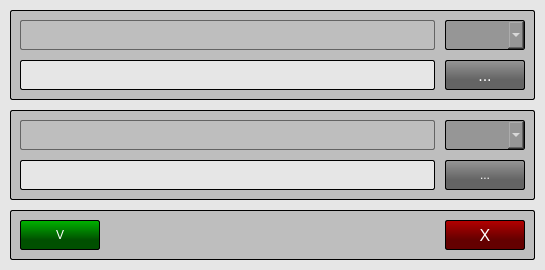
<?xml version="1.0" encoding="UTF-8"?>
<ui version="4.0">
 <class>ChooseFilesWindow</class>
 <widget class="QWidget" name="ChooseFilesWindow">
  <property name="windowModality">
   <enum>Qt::ApplicationModal</enum>
  </property>
  <property name="geometry">
   <rect>
    <x>0</x>
    <y>0</y>
    <width>545</width>
    <height>270</height>
   </rect>
  </property>
  <property name="minimumSize">
   <size>
    <width>545</width>
    <height>270</height>
   </size>
  </property>
  <property name="maximumSize">
   <size>
    <width>545</width>
    <height>270</height>
   </size>
  </property>
  <property name="contextMenuPolicy">
   <enum>Qt::NoContextMenu</enum>
  </property>
  <property name="windowTitle">
   <string>Open files</string>
  </property>
  <property name="windowIcon">
   <iconset resource="../../res/Res.qrc">
    <normaloff>:/images/images/application-icon.png</normaloff>:/images/images/application-icon.png</iconset>
  </property>
  <property name="styleSheet">
   <string notr="true">QWidget {
	background-color: rgb(230, 230, 230);
}
</string>
  </property>
  <widget class="QFrame" name="frame1">
   <property name="geometry">
    <rect>
     <x>10</x>
     <y>10</y>
     <width>525</width>
     <height>90</height>
    </rect>
   </property>
   <property name="contextMenuPolicy">
    <enum>Qt::NoContextMenu</enum>
   </property>
   <property name="styleSheet">
    <string notr="true">QFrame {
	background-color: rgb(190, 190, 190);
	
	border: 1px solid  rgb(0, 0, 0);
	border-radius: 2px;
}
</string>
   </property>
   <property name="frameShape">
    <enum>QFrame::StyledPanel</enum>
   </property>
   <property name="frameShadow">
    <enum>QFrame::Sunken</enum>
   </property>
   <property name="lineWidth">
    <number>5</number>
   </property>
   <property name="midLineWidth">
    <number>2</number>
   </property>
   <widget class="QLineEdit" name="sourcePathEdit">
    <property name="geometry">
     <rect>
      <x>10</x>
      <y>50</y>
      <width>415</width>
      <height>30</height>
     </rect>
    </property>
    <property name="focusPolicy">
     <enum>Qt::ClickFocus</enum>
    </property>
    <property name="styleSheet">
     <string notr="true">QLineEdit {
	font: 10pt &quot;Liberation Mono&quot;;
	color: rgb(20, 20, 20);

	background-color: rgb(230, 230, 230);

	border: 1px solid  rgb(0, 0, 0);
	border-radius: 2px;
}
</string>
    </property>
    <property name="text">
     <string/>
    </property>
    <property name="readOnly">
     <bool>true</bool>
    </property>
   </widget>
   <widget class="QLabel" name="sourcePathLabel">
    <property name="geometry">
     <rect>
      <x>10</x>
      <y>10</y>
      <width>415</width>
      <height>30</height>
     </rect>
    </property>
    <property name="contextMenuPolicy">
     <enum>Qt::NoContextMenu</enum>
    </property>
    <property name="styleSheet">
     <string notr="true">QLabel {
	font: 75 11pt &quot;Liberation Sans&quot;;
	color: rgb(20, 20, 20);

	border: 1px solid  rgb(100, 100, 100);
	border-radius: 2px;
}
</string>
    </property>
    <property name="text">
     <string/>
    </property>
   </widget>
   <widget class="QPushButton" name="sourcePathButton">
    <property name="enabled">
     <bool>true</bool>
    </property>
    <property name="geometry">
     <rect>
      <x>435</x>
      <y>50</y>
      <width>80</width>
      <height>30</height>
     </rect>
    </property>
    <property name="font">
     <font>
      <family>Liberation Sans</family>
      <pointsize>12</pointsize>
      <weight>9</weight>
      <italic>false</italic>
      <bold>false</bold>
     </font>
    </property>
    <property name="focusPolicy">
     <enum>Qt::StrongFocus</enum>
    </property>
    <property name="contextMenuPolicy">
     <enum>Qt::NoContextMenu</enum>
    </property>
    <property name="styleSheet">
     <string notr="true">QPushButton {
	font: 75 12pt &quot;Liberation Sans&quot;;
	color: rgb(255, 255, 255);

	background-color: qlineargradient(x1: 0, y1: 0, x2: 0, y2: 0.67,  stop: 0 rgb(150,150, 150), stop: 1 rgb(100, 100, 100));

	border: 1px solid  rgb(0, 0, 0);
	border-radius: 2px;
}

QPushButton:hover {
	background-color: qlineargradient(x1: 0, y1: 0, x2: 0, y2: 0.67,  stop: 0 rgb(180,180, 180), stop: 1 rgb(120, 120, 120));
}

QPushButton:disabled {
	background-color: rgb(150, 150, 150);
}
</string>
    </property>
    <property name="text">
     <string>...</string>
    </property>
   </widget>
   <widget class="CustomComboBox" name="sourceLanguageComboBox">
    <property name="enabled">
     <bool>true</bool>
    </property>
    <property name="geometry">
     <rect>
      <x>435</x>
      <y>10</y>
      <width>80</width>
      <height>30</height>
     </rect>
    </property>
    <property name="contextMenuPolicy">
     <enum>Qt::NoContextMenu</enum>
    </property>
    <property name="autoFillBackground">
     <bool>false</bool>
    </property>
    <property name="styleSheet">
     <string notr="true">QComboBox {
	font: 75 12pt &quot;Liberation Sans&quot;;
	color: rgb(255, 255, 255);

	background-color: rgb(150, 150, 150);

	border: 1px solid  rgb(0, 0, 0);
	border-radius: 2px;
}

QComboBox:hover {
	background-color: rgb(160, 160, 160);
}

QComboBox:disabled {
	background-color: rgb(190, 190, 190);
}
</string>
    </property>
    <property name="currentText">
     <string/>
    </property>
    <property name="maxCount">
     <number>100</number>
    </property>
    <property name="frame">
     <bool>true</bool>
    </property>
   </widget>
  </widget>
  <widget class="QFrame" name="frame2">
   <property name="geometry">
    <rect>
     <x>10</x>
     <y>110</y>
     <width>525</width>
     <height>90</height>
    </rect>
   </property>
   <property name="contextMenuPolicy">
    <enum>Qt::NoContextMenu</enum>
   </property>
   <property name="styleSheet">
    <string notr="true">QFrame {
	background-color: rgb(190, 190, 190);
	
	border: 1px solid  rgb(0, 0, 0);
	border-radius: 2px;
}
</string>
   </property>
   <property name="frameShape">
    <enum>QFrame::StyledPanel</enum>
   </property>
   <property name="frameShadow">
    <enum>QFrame::Sunken</enum>
   </property>
   <property name="lineWidth">
    <number>5</number>
   </property>
   <property name="midLineWidth">
    <number>2</number>
   </property>
   <widget class="QLabel" name="targetPathLabel">
    <property name="geometry">
     <rect>
      <x>10</x>
      <y>10</y>
      <width>415</width>
      <height>30</height>
     </rect>
    </property>
    <property name="contextMenuPolicy">
     <enum>Qt::NoContextMenu</enum>
    </property>
    <property name="styleSheet">
     <string notr="true">QLabel {
	font: 75 11pt &quot;Liberation Sans&quot;;
	color: rgb(20, 20, 20);

	border: 1px solid  rgb(100, 100, 100);
	border-radius: 2px;
}</string>
    </property>
   </widget>
   <widget class="QLineEdit" name="targetPathEdit">
    <property name="geometry">
     <rect>
      <x>10</x>
      <y>50</y>
      <width>415</width>
      <height>30</height>
     </rect>
    </property>
    <property name="focusPolicy">
     <enum>Qt::ClickFocus</enum>
    </property>
    <property name="styleSheet">
     <string notr="true">QLineEdit {
	font: 10pt &quot;Liberation Mono&quot;;
	color: rgb(20, 20, 20);

	background-color: rgb(230, 230, 230);

	border: 1px solid  rgb(0, 0, 0);
	border-radius: 2px;
}
</string>
    </property>
    <property name="text">
     <string/>
    </property>
    <property name="readOnly">
     <bool>true</bool>
    </property>
   </widget>
   <widget class="QPushButton" name="targetPathButton">
    <property name="enabled">
     <bool>true</bool>
    </property>
    <property name="geometry">
     <rect>
      <x>435</x>
      <y>50</y>
      <width>80</width>
      <height>30</height>
     </rect>
    </property>
    <property name="focusPolicy">
     <enum>Qt::StrongFocus</enum>
    </property>
    <property name="contextMenuPolicy">
     <enum>Qt::NoContextMenu</enum>
    </property>
    <property name="styleSheet">
     <string notr="true">QPushButton {
	font: 75 12pt &quot;Liberation Sans&quot;;
	color: rgb(255, 255, 255);

	background-color: qlineargradient(x1: 0, y1: 0, x2: 0, y2: 0.67,  stop: 0 rgb(150,150, 150), stop: 1 rgb(100, 100, 100));

	border: 1px solid  rgb(0, 0, 0);
	border-radius: 2px;
}

QPushButton:hover {
	background-color: qlineargradient(x1: 0, y1: 0, x2: 0, y2: 0.67,  stop: 0 rgb(180,180, 180), stop: 1 rgb(120, 120, 120));
}

QPushButton:disabled {
	background-color: rgb(150, 150, 150);
}
</string>
    </property>
    <property name="text">
     <string>...</string>
    </property>
   </widget>
   <widget class="CustomComboBox" name="targetLanguageComboBox">
    <property name="enabled">
     <bool>true</bool>
    </property>
    <property name="geometry">
     <rect>
      <x>435</x>
      <y>10</y>
      <width>80</width>
      <height>30</height>
     </rect>
    </property>
    <property name="contextMenuPolicy">
     <enum>Qt::NoContextMenu</enum>
    </property>
    <property name="autoFillBackground">
     <bool>false</bool>
    </property>
    <property name="styleSheet">
     <string notr="true">QComboBox {
	font: 75 12pt &quot;Liberation Sans&quot;;
	color: rgb(255, 255, 255);

	background-color: rgb(150, 150, 150);

	border: 1px solid  rgb(0, 0, 0);
	border-radius: 2px;
}

QComboBox:hover {
	background-color: rgb(160, 160, 160);
}

QComboBox:disabled {
	background-color: rgb(190, 190, 190);
}

QComboBox::down-arrow {
}
</string>
    </property>
    <property name="currentText">
     <string/>
    </property>
    <property name="maxCount">
     <number>100</number>
    </property>
    <property name="frame">
     <bool>true</bool>
    </property>
   </widget>
  </widget>
  <widget class="QFrame" name="frame3">
   <property name="enabled">
    <bool>true</bool>
   </property>
   <property name="geometry">
    <rect>
     <x>10</x>
     <y>210</y>
     <width>525</width>
     <height>50</height>
    </rect>
   </property>
   <property name="contextMenuPolicy">
    <enum>Qt::NoContextMenu</enum>
   </property>
   <property name="styleSheet">
    <string notr="true">QFrame {
	background-color: rgb(190, 190, 190);
	
	border: 1px solid  rgb(0, 0, 0);
	border-radius: 2px;
}
</string>
   </property>
   <property name="frameShape">
    <enum>QFrame::StyledPanel</enum>
   </property>
   <property name="frameShadow">
    <enum>QFrame::Sunken</enum>
   </property>
   <property name="lineWidth">
    <number>5</number>
   </property>
   <property name="midLineWidth">
    <number>2</number>
   </property>
   <widget class="QPushButton" name="cancelButton">
    <property name="enabled">
     <bool>true</bool>
    </property>
    <property name="geometry">
     <rect>
      <x>435</x>
      <y>10</y>
      <width>80</width>
      <height>30</height>
     </rect>
    </property>
    <property name="font">
     <font>
      <family>Liberation Sans</family>
      <pointsize>12</pointsize>
      <weight>9</weight>
      <italic>false</italic>
      <bold>false</bold>
     </font>
    </property>
    <property name="focusPolicy">
     <enum>Qt::StrongFocus</enum>
    </property>
    <property name="contextMenuPolicy">
     <enum>Qt::NoContextMenu</enum>
    </property>
    <property name="styleSheet">
     <string notr="true">QPushButton {
	font: 75 12pt &quot;Liberation Sans&quot;;
	color: rgb(255, 255, 255);

	background-color: qlineargradient(x1: 0, y1: 0, x2: 0, y2: 0.67,  stop: 0 rgb(180, 0, 0), stop: 1 rgb(100, 0, 0));

	border: 1px solid  rgb(0, 0, 0);
	border-radius: 2px;
}

QPushButton:hover {
	background-color: qlineargradient(x1: 0, y1: 0, x2: 0, y2: 0.67,  stop: 0 rgb(220, 0, 0), stop: 1 rgb(130, 0, 0));
}

QPushButton:disabled {
	background-color: rgb(180, 150, 150);
}
</string>
    </property>
    <property name="text">
     <string>X</string>
    </property>
   </widget>
   <widget class="QPushButton" name="okButton">
    <property name="enabled">
     <bool>true</bool>
    </property>
    <property name="geometry">
     <rect>
      <x>10</x>
      <y>10</y>
      <width>80</width>
      <height>30</height>
     </rect>
    </property>
    <property name="focusPolicy">
     <enum>Qt::StrongFocus</enum>
    </property>
    <property name="contextMenuPolicy">
     <enum>Qt::NoContextMenu</enum>
    </property>
    <property name="styleSheet">
     <string notr="true">QPushButton {
	font: 75 12pt &quot;Liberation Sans&quot;;
	color: rgb(255, 255, 255);

	background-color: qlineargradient(x1: 0, y1: 0, x2: 0, y2: 0.67,  stop: 0 rgb(0, 180, 0), stop: 1 rgb(0, 80, 0));

	border: 1px solid  rgb(0, 0, 0);
	border-radius: 2px;
}

QPushButton:hover {
	background-color: qlineargradient(x1: 0, y1: 0, x2: 0, y2: 0.67,  stop: 0 rgb(0, 200, 0), stop: 1 rgb(0, 110, 0));
}

QPushButton:disabled {
	background-color: rgb(150, 180, 150);
}
</string>
    </property>
    <property name="text">
     <string>V</string>
    </property>
   </widget>
  </widget>
 </widget>
 <customwidgets>
  <customwidget>
   <class>CustomComboBox</class>
   <extends>QComboBox</extends>
   <header>CustomComboBox.hpp</header>
  </customwidget>
 </customwidgets>
 <tabstops>
  <tabstop>sourcePathEdit</tabstop>
  <tabstop>sourcePathButton</tabstop>
  <tabstop>targetPathEdit</tabstop>
  <tabstop>targetPathButton</tabstop>
  <tabstop>okButton</tabstop>
  <tabstop>cancelButton</tabstop>
 </tabstops>
 <resources>
  <include location="../../res/Res.qrc"/>
 </resources>
 <connections/>
</ui>
